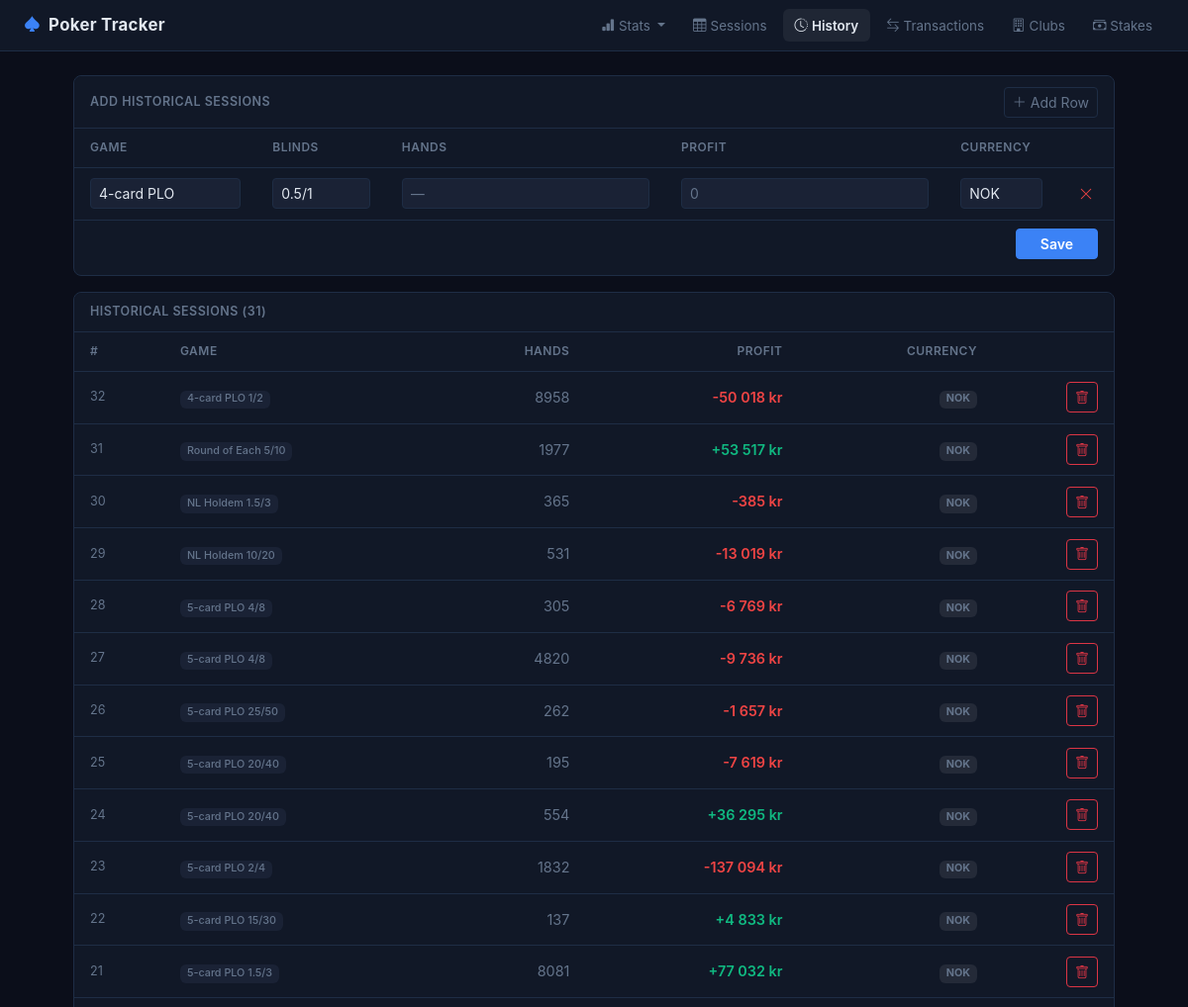
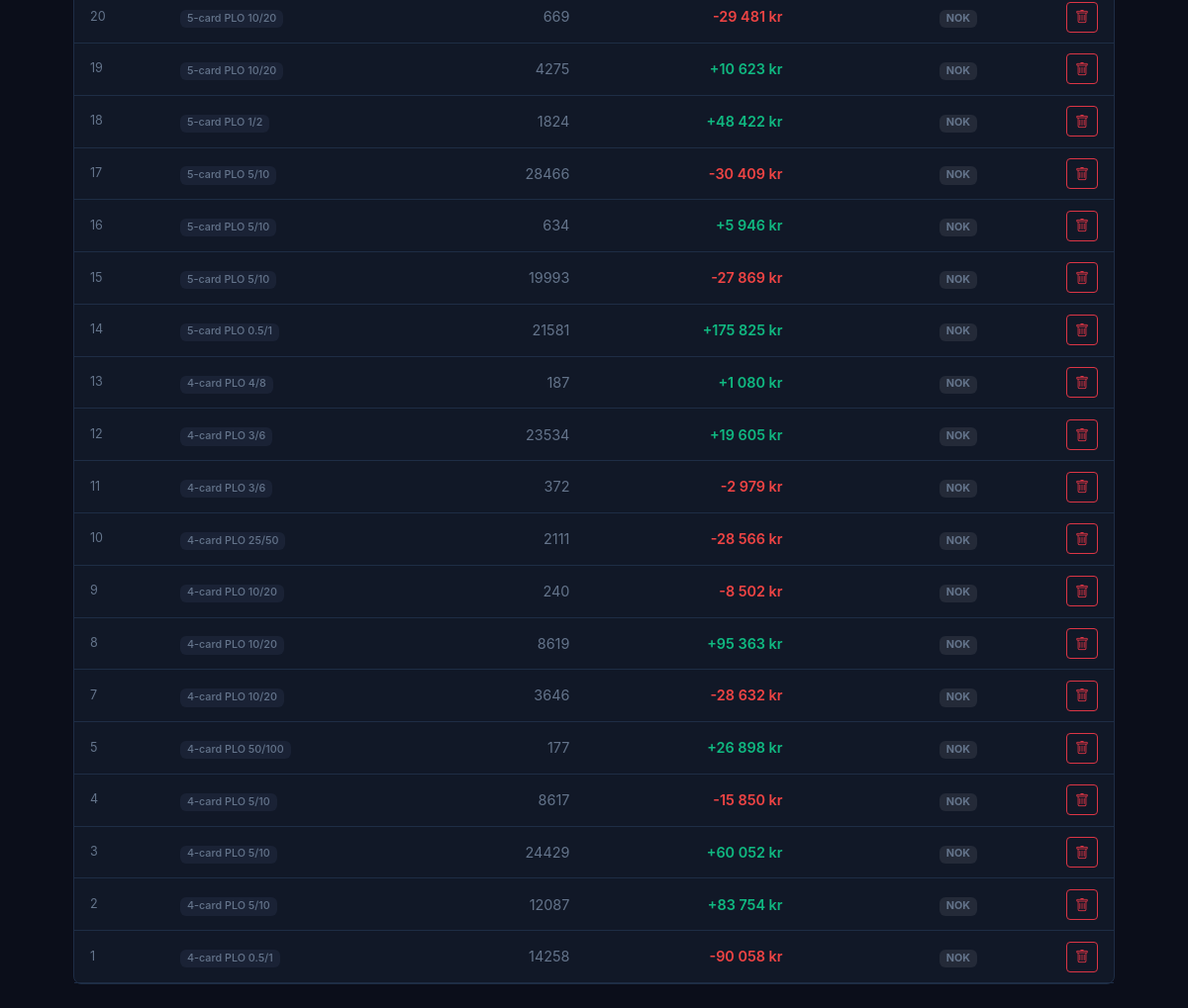
The app's page /history with its own data (2 pictures, top to bottom).
### tables this page shows
CREATE TABLE historical_sessions (
            id INTEGER PRIMARY KEY AUTOINCREMENT,
            game_id INTEGER NOT NULL REFERENCES games(id),
            blind_level_id INTEGER NOT NULL REFERENCES blind_levels(id),
            hands INTEGER,
            profit REAL NOT NULL,
            currency TEXT NOT NULL DEFAULT 'NOK' CHECK(currency IN ('NOK', 'USD')),
            created_at TEXT DEFAULT (datetime('now'))
        );

### app.py (the view, shortened to what this page needs)
@app.route("/history", methods=["GET", "POST"])
def history():
    db = get_db()
    games = db.execute("SELECT * FROM games ORDER BY name").fetchall()
    blind_levels = db.execute("SELECT * FROM blind_levels ORDER BY big_blind").fetchall()
    history_list = db.execute("""
        SELECT h.*, g.name as game_name, bl.name as blind_name,
               (g.name || ' ' || bl.name) as stake_name
        FROM historical_sessions h
        JOIN games g ON h.game_id = g.id
        JOIN blind_levels bl ON h.blind_level_id = bl.id
        ORDER BY h.id DESC
    """).fetchall()
    return render_template("history.html",
        history=history_list, games=games, blind_levels=blind_levels)

### app.py (called while the page is built)
@app.template_filter("pnl")
def pnl_filter(value):
    if value is None:
        return "0 kr"
    v = float(value)
    formatted = f"{abs(v):,.0f}".replace(",", " ")
    if v > 0:
        return f"+{formatted} kr"
    elif v < 0:
        return f"-{formatted} kr"
    return "0 kr"

### database.py (called while the page is built)
def get_db():
    if "db" not in g:
        g.db = sqlite3.connect(str(DB_PATH))
        g.db.row_factory = sqlite3.Row
        g.db.execute("PRAGMA foreign_keys = ON")
    return g.db

### templates/history.html (shortened to what this page needs)
{% extends "base.html" %}
{% block content %}
{% if games and blind_levels %}
<div class="card mb-3">
    <div class="card-header d-flex justify-content-between align-items-center">
        <span>Add Historical Sessions</span>
        <button type="button" class="btn btn-sm btn-outline-secondary" onclick="addRow()">
            <i class="bi bi-plus-lg me-1"></i>Add Row
        </button>
    </div>
    <div class="card-body p-0">
        <form method="post" action="/history" id="addForm">
            <div class="table-responsive">
                <table class="table table-sm mb-0" id="addTable">
                    <thead>
                        <tr>
                            <th style="min-width:130px">Game</th>
                            <th style="min-width:110px">Blinds</th>
                            <th style="min-width:80px">Hands</th>
                            <th style="min-width:110px">Profit</th>
                            <th style="min-width:90px">Currency</th>
                            <th style="width:36px"></th>
                        </tr>
                    </thead>
                    <tbody id="sessionRows">
                        <tr>
                            <td>
                                <select name="game_id[]" class="form-select form-select-sm" required>
                                    {% for g in games %}<option value="{{ g.id }}">{{ g.name }}</option>{% endfor %}
                                </select>
                            </td>
                            <td>
                                <select name="blind_level_id[]" class="form-select form-select-sm" required>
                                    {% for bl in blind_levels %}<option value="{{ bl.id }}">{{ bl.name }}</option>{% endfor %}
                                </select>
                            </td>
                            <td><input type="number" name="hands[]" class="form-control form-control-sm" min="0" step="1" placeholder="—"></td>
                            <td><input type="number" name="profit[]" class="form-control form-control-sm profit-input" step="any" placeholder="0" required></td>
                            <td>
                                <select name="currency[]" class="form-select form-select-sm">
                                    <option value="NOK">NOK</option>
                                </select>
                            </td>
                            <td><button type="button" class="btn btn-sm btn-link text-danger p-0 px-1" onclick="removeRow(this)" tabindex="-1"><i class="bi bi-x-lg"></i></button></td>
                        </tr>
                    </tbody>
                </table>
            </div>
            <div class="px-3 pb-3 pt-2 d-flex justify-content-end">
                <button type="submit" class="btn btn-success btn-sm px-4">Save</button>
            </div>
        </form>
    </div>
</div>
{% endif %}
{% if history %}
<div class="card">
    <div class="card-header">Historical Sessions ({{ history | length }})</div>
    <div class="table-responsive">
        <table class="table table-hover mb-0">
            <thead>
                <tr>
                    <th>#</th>
                    <th>Game</th>
                    <th class="text-end">Hands</th>
                    <th class="text-end">Profit</th>
                    <th class="text-end">Currency</th>
                    <th class="text-end"></th>
                </tr>
            </thead>
            <tbody>
                {% for h in history %}
                <tr>
                    <td class="text-muted small">{{ h['id'] }}</td>
                    <td><span class="badge bg-secondary">{{ h['stake_name'] }}</span></td>
                    <td class="text-end text-muted">{{ h['hands'] or '—' }}</td>
                    <td class="text-end fw-semibold {{ 'text-success' if h['profit'] >= 0 else 'text-danger' }}">
                        {{ h['profit'] | pnl }}
                    </td>
                    <td class="text-end">
                        <span class="badge" style="background:rgba(255,255,255,0.08);color:#64748b">{{ h['currency'] }}</span>
                    </td>
                    <td class="text-end">
                        <form method="post" action="/history/{{ h['id'] }}/delete" class="d-inline"
                              onsubmit="return confirm('Delete this entry?')">
                            <button type="submit" class="btn btn-sm btn-outline-danger">
                                <i class="bi bi-trash"></i>
                            </button>
                        </form>
                    </td>
                </tr>
                {% endfor %}
            </tbody>
        </table>
    </div>
</div>
{% else %}
<div class="text-center text-muted py-5">No historical sessions yet.</div>
{% endif %}
{% endblock %}

### static/style.css (style rules this page uses)
body { background: #0b0e1a; font-size: 0.9rem; color: #e2e8f0; font-family: 'Inter', -apple-system, sans-serif; }
.card { background: #111827; border-color: #1e2d45; border-radius: 8px; }
.card-header { background: #111827; border-bottom: 1px solid #1e2d45; font-weight: 600; font-size: 0.78rem; letter-spacing: 0.5px; text-transform: uppercase; color: #64748b; padding: 0.65rem 1rem; border-radius: 8px 8px 0 0 !important; }
.table { --bs-table-bg: transparent; --bs-table-hover-bg: rgba(255,255,255,0.03); --bs-table-border-color: #1e2d45; color: #e2e8f0; }
.table thead th { font-size: 0.75rem; text-transform: uppercase; letter-spacing: 0.5px; color: #64748b; border-bottom: 1px solid #1e2d45; padding: 0.65rem 1rem; font-weight: 600; }
.table td { padding: 0.65rem 1rem; border-color: #1e2d45; vertical-align: middle; }
.form-control, .form-select { background: #1a2235; border-color: #1e2d45; color: #e2e8f0; }
.form-control::placeholder { color: #64748b; }
.btn-success { background: #3b82f6; border-color: #3b82f6; color: #fff; font-weight: 600; }
.btn-outline-secondary { border-color: #1e2d45; color: #64748b; }
.text-success { color: #10b981 !important; }
.text-danger { color: #ef4444 !important; }
.text-muted { color: #64748b !important; }
.badge.bg-secondary { background: #1a2235 !important; color: #64748b; font-weight: 500; }

### records on screen
historical_sessions: id "32", stake_name "4-card PLO 1/2", hands "8958", profit|pnl "-50 018 kr", currency "NOK"
historical_sessions: id "31", stake_name "Round of Each 5/10", hands "1977", profit|pnl "+53 517 kr", currency "NOK"
historical_sessions: id "30", stake_name "NL Holdem 1.5/3", hands "365", profit|pnl "-385 kr", currency "NOK"
historical_sessions: id "29", stake_name "NL Holdem 10/20", hands "531", profit|pnl "-13 019 kr", currency "NOK"
historical_sessions: id "28", stake_name "5-card PLO 4/8", hands "305", profit|pnl "-6 769 kr", currency "NOK"
historical_sessions: id "27", stake_name "5-card PLO 4/8", hands "4820", profit|pnl "-9 736 kr", currency "NOK"
historical_sessions: id "26", stake_name "5-card PLO 25/50", hands "262", profit|pnl "-1 657 kr", currency "NOK"
historical_sessions: id "25", stake_name "5-card PLO 20/40", hands "195", profit|pnl "-7 619 kr", currency "NOK"
historical_sessions: id "24", stake_name "5-card PLO 20/40", hands "554", profit|pnl "+36 295 kr", currency "NOK"
historical_sessions: id "23", stake_name "5-card PLO 2/4", hands "1832", profit|pnl "-137 094 kr", currency "NOK"
historical_sessions: id "22", stake_name "5-card PLO 15/30", hands "137", profit|pnl "+4 833 kr", currency "NOK"
historical_sessions: id "21", stake_name "5-card PLO 1.5/3", hands "8081", profit|pnl "+77 032 kr", currency "NOK"
historical_sessions: id "20", stake_name "5-card PLO 10/20", hands "669", profit|pnl "-29 481 kr", currency "NOK"
historical_sessions: id "19", stake_name "5-card PLO 10/20", hands "4275", profit|pnl "+10 623 kr", currency "NOK"
historical_sessions: id "18", stake_name "5-card PLO 1/2", hands "1824", profit|pnl "+48 422 kr", currency "NOK"
historical_sessions: id "17", stake_name "5-card PLO 5/10", hands "28466", profit|pnl "-30 409 kr", currency "NOK"
historical_sessions: id "16", stake_name "5-card PLO 5/10", hands "634", profit|pnl "+5 946 kr", currency "NOK"
historical_sessions: id "15", stake_name "5-card PLO 5/10", hands "19993", profit|pnl "-27 869 kr", currency "NOK"
historical_sessions: id "14", stake_name "5-card PLO 0.5/1", hands "21581", profit|pnl "+175 825 kr", currency "NOK"
historical_sessions: id "13", stake_name "4-card PLO 4/8", hands "187", profit|pnl "+1 080 kr", currency "NOK"
historical_sessions: id "12", stake_name "4-card PLO 3/6", hands "23534", profit|pnl "+19 605 kr", currency "NOK"
historical_sessions: id "11", stake_name "4-card PLO 3/6", hands "372", profit|pnl "-2 979 kr", currency "NOK"
historical_sessions: id "10", stake_name "4-card PLO 25/50", hands "2111", profit|pnl "-28 566 kr", currency "NOK"
historical_sessions: id "9", stake_name "4-card PLO 10/20", hands "240", profit|pnl "-8 502 kr", currency "NOK"
historical_sessions: id "8", stake_name "4-card PLO 10/20", hands "8619", profit|pnl "+95 363 kr", currency "NOK"
historical_sessions: id "7", stake_name "4-card PLO 10/20", hands "3646", profit|pnl "-28 632 kr", currency "NOK"
historical_sessions: id "5", stake_name "4-card PLO 50/100", hands "177", profit|pnl "+26 898 kr", currency "NOK"
historical_sessions: id "4", stake_name "4-card PLO 5/10", hands "8617", profit|pnl "-15 850 kr", currency "NOK"
historical_sessions: id "3", stake_name "4-card PLO 5/10", hands "24429", profit|pnl "+60 052 kr", currency "NOK"
historical_sessions: id "2", stake_name "4-card PLO 5/10", hands "12087", profit|pnl "+83 754 kr", currency "NOK"
historical_sessions: id "1", stake_name "4-card PLO 0.5/1", hands "14258", profit|pnl "-90 058 kr", currency "NOK"

### other values on screen
{{ history | length }} "31"
form field value "4-card PLO"
form field value "0.5/1"
